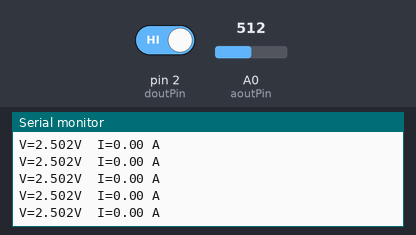
The sketch below on a simulated Arduino Uno, built with avr-gcc and run on an emulated ATmega328P. Parts: the last lines printed to the serial monitor. The inputs (shaded band) are chosen by the test bench; at power-on: pin 2 (doutPin) HIGH, A0 (aoutPin) = 512.

Above: at 2.1 s.
2.2 s: pin 2 (doutPin) driven LOW
At 2.61 s:
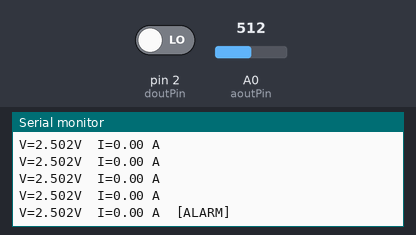
4.4 s: A0 (aoutPin) set to 716
At 4.62 s:
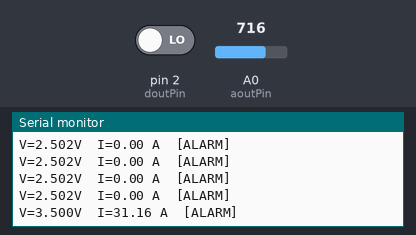
5.9 s: A0 (aoutPin) set to 900
At 6.13 s:
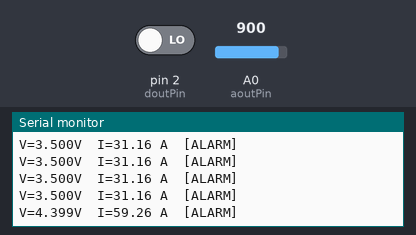
7.4 s: pin 2 (doutPin) driven HIGH
At 7.63 s:
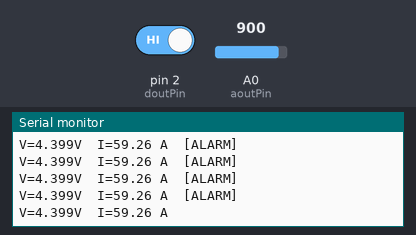
Timing chart, 0 to 9.9 s (numbered marks = the images above; inputs shaded):
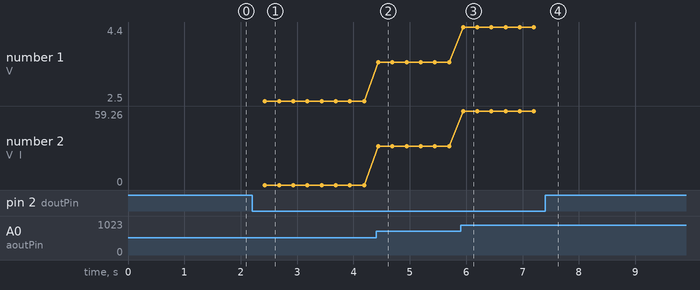

Measured:
- after the input at 2.2 s, the serial monitor: prints a new line after 0.23 s (image 1)
- after the input at 4.4 s, the serial monitor: prints a new line at once (image 2)
- after the input at 5.9 s, the serial monitor: prints a new line after 0.05 s (image 3)
- after the input at 7.4 s, the serial monitor: prints a new line after 0.05 s (image 4)
- plotted number 1: 2.5 → 3.5 after the input at 4.4 s, 3.5 → 4.4 after the input at 5.9 s
- plotted number 2: 0 → 31.16 after the input at 4.4 s, 31.16 → 59.26 after the input at 5.9 s

The sketch:

example.ino
```cpp
// Reads the WCS1700 analog output on an Arduino, calibrates a zero-offset, computes current in amps, and reports an overcurrent alarm via the digital output.
//
// Buy this module: https://shillehtek.com/products/wcs1700-70a-hall-current-sensor-module-overcurrent-detect
// Full manual: https://shillehtek.com/blogs/shillehtek-product-manuals/wcs1700-70a-hall-current-sensor-module-overcurrent-detect-manual
// More examples: https://github.com/shillehbean/shillehtek-examples
//

// WCS1700 - Read current in amps on Arduino
// Wire the load conductor through the WCS1700 hole.
// Aout to A0, Dout (optional) to D2.

const int aoutPin = A0;
const int doutPin = 2;

const float VREF        = 5.0;     // Arduino ADC reference
const float SENSITIVITY = 0.032;   // ~32 mV per amp
float       offsetVolts = 2.5;     // calibrated below

void calibrateZero() {
  long sum = 0;
  for (int i = 0; i < 200; i++) { sum += analogRead(aoutPin); delay(2); }
  offsetVolts = (sum / 200.0) * VREF / 1023.0;
}

void setup() {
  Serial.begin(9600);
  pinMode(doutPin, INPUT);
  delay(500);
  calibrateZero();
  Serial.print("Zero offset: "); Serial.print(offsetVolts, 3); Serial.println(" V");
}

void loop() {
  int raw = analogRead(aoutPin);
  float volts = raw * VREF / 1023.0;
  float amps  = (volts - offsetVolts) / SENSITIVITY;

  Serial.print("V="); Serial.print(volts, 3);
  Serial.print("V  I="); Serial.print(amps, 2); Serial.print(" A");
  if (digitalRead(doutPin) == LOW) Serial.print("  [ALARM]");
  Serial.println();
  delay(250);
}
```
